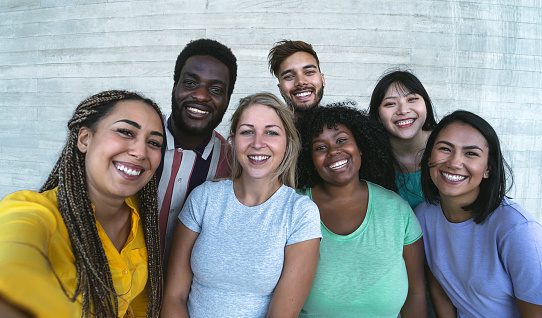
#> input picture Facedetect/faces.jpg, 542 x 318 px, found by its file name
$ python facedetect.py
#> lines starting #> are read from the running program, lines starting #| are printed output that depends on the picture; after the words box and inside, x2 and y2 are one past the last pixel; in counts of white or black regions, pixels touching at a corner belong together
import cv2
import sys

images = cv2.imread("F:/ic812/AML/Facedetect/faces.jpg")
#> images is the input picture: shape (318, 542, 3); mean B, G, R 146.3, 148.7, 142.7
gray = cv2.cvtColor(images, cv2.COLOR_BGR2GRAY)
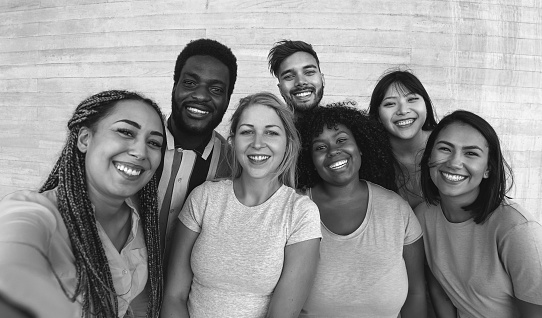
#> gray: shape (318, 542); min 1, max 254, mean 146.7

faceCascade = cv2.CascadeClassifier(cv2.data.haarcascades+"haarcascade_frontalface_default.xml")
faces = faceCascade.detectMultiScale(gray,scaleFactor=1.3,minNeighbors=3,minSize=(30,30))
#> faces = [[375, 80, 55, 55], [228, 107, 64, 64], [275, 53, 53, 53], [424, 126, 68, 68], [66, 98, 96, 96], [96, 102, 89, 89]]
print("[INFO] Found {0} Faces.".format(len(faces)))
#| [INFO] Found 6 Faces.
for(x,y,w,h) in faces:
    cv2.rectangle(images,(x,y),(x+w,y+h),(0,255,0),2)
    roi_color = images[y:y+h,x:x+w]
    print("[INFO] Object found Saving locally.")
    cv2.imwrite(str(w)+str(h)+'_faces.jpg',roi_color)
#> this loop made 6 passes
#| [INFO] Object found Saving locally.
#| [INFO] Object found Saving locally.
#| [INFO] Object found Saving locally.
#| [INFO] Object found Saving locally.
#| [INFO] Object found Saving locally.
#| [INFO] Object found Saving locally.
#> pass 1, `roi_color = images[y:y+h,x:x+w]`:
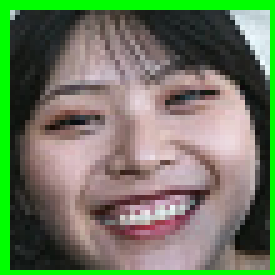
#> roi_color: shape (55, 55, 3) (shown 5 times larger); mean B, G, R 95.6, 123, 109.5
#> pass 2, `roi_color = images[y:y+h,x:x+w]`:
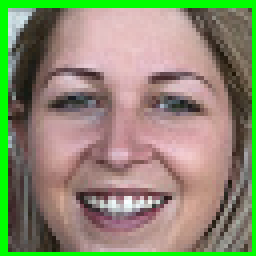
#> roi_color: shape (64, 64, 3) (shown 4 times larger); mean B, G, R 113.1, 139.1, 140.7
#> pass 3, `roi_color = images[y:y+h,x:x+w]`:
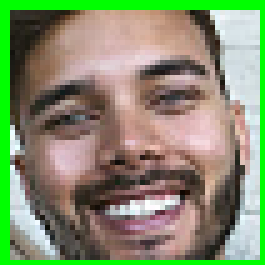
#> roi_color: shape (53, 53, 3) (shown 5 times larger); mean B, G, R 109.8, 143.2, 132.7
#> after the loop:
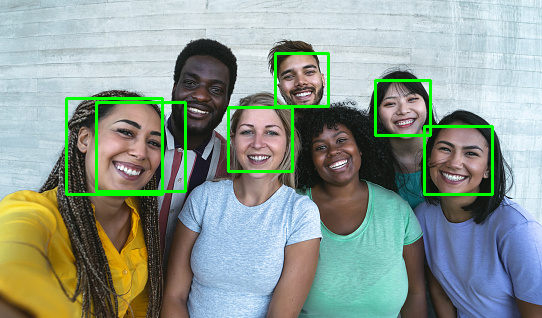
#> images: shape (318, 542, 3); 2.9% of pixels changed, all inside (x1, y1, x2, y2) = (65, 52, 494, 196)
status = cv2.imwrite('faces_detecte.jpg',images)
print("[INFO] Images Face_detected.jpg written to filesystem : ",status)
#| [INFO] Images Face_detected.jpg written to filesystem :  True
cv2.imshow('iamge',images)
cv2.waitKey()
